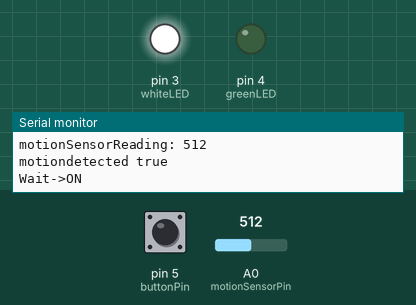
Simulated run of this sketch. Board: Arduino Uno, built with avr-gcc and run on an emulated ATmega328P. Parts: output pins drawn as LEDs (lit = HIGH), the last lines printed to the serial monitor. The test bench sets the inputs (shaded band); at power-on: pin 5 (buttonPin) LOW, A0 (motionSensorPin) = 512.

Above: at 1.2 s.
1.3 s: pin 5 (buttonPin) pulled HIGH for 0.15 s
At 11.5 s:
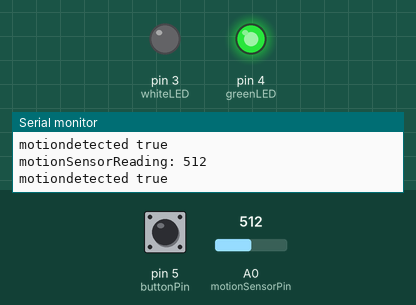
Timing chart, 0 to 12.1 s (numbered marks = the images above; inputs shaded):
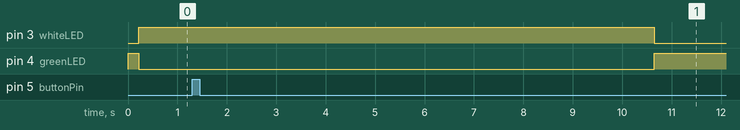

The sketch:

Lab4.ino
```cpp
#include "Timer.h"

// Define the pins used for the LEDs and button
const int greenLED = 4;
const int whiteLED = 3;
const int buttonPin = 5;
const int motionSensorPin = A0;

// Define the states for the bathroom light state machine
enum BL_States { BL_SMStart, BL_Off1, BL_On2, BL_On1, BL_Off2 } BL_State;

// Define the variables for the motion sensor and timing
unsigned long motionStartTime;
unsigned long buttonStartTime;
unsigned long motionTimeout = 20000; // 20 seconds
unsigned long buttonTimeout = 10000; // 10 seconds
bool motionDetected = false;
bool buttonPressed = false;
int period = 200;
void TickFct_BathroomLight() {
  switch (BL_State) {
    case BL_SMStart:
      BL_State = BL_Off2;
      break;
    case BL_Off2:
      Serial.print("OFF\n");
      if (motionDetected || buttonPressed) {
        if(buttonPressed){
           BL_State = BL_On1;
           buttonTimeout = 10000;
           motionTimeout = 20000;
        }else{
          BL_State = BL_On1;
        }
        Serial.print("OFF->ON motion or button\n");
      } else if(!buttonPressed){
        buttonTimeout -= period;
        if(buttonTimeout <=0) {
          buttonPressed = false;
          buttonTimeout = 10000;
        }
      }
      break;
    case BL_On1:
    Serial.print("Wait->ON\n");
      if (buttonPressed) {
        BL_State = BL_On1;
        Serial.print("wait ON->motiondetected\n");
      } else if(!buttonPressed) {
        buttonTimeout -= period;
        if (buttonTimeout <= 0) {
          BL_State = BL_Off1;
          motionTimeout = 20000;
        }
      } else {
        motionTimeout = 20000;
      }
      break;
    case BL_On2:
      if(buttonPressed) {
        BL_State = BL_Off1;
        Serial.print("ON2->buttonpressed\n");
      }
      break;
    case BL_Off1:
    if(!buttonPressed){
    buttonTimeout -= period;
      if (buttonTimeout <= 0){
         BL_State = BL_Off2;
         buttonTimeout = 100000;
        Serial.print("OFF1 -> OFF2\n");
      }
      break;
    }
  }

  switch (BL_State) {
    case BL_Off2:
      digitalWrite(greenLED, HIGH);
      digitalWrite(whiteLED, LOW);
      break;
    case BL_On1:
      digitalWrite(greenLED, LOW);
      digitalWrite(whiteLED, HIGH);
      break;
    case BL_On2:
      digitalWrite(greenLED, LOW);
      digitalWrite(whiteLED, HIGH);
      break;
    case BL_Off1:
      digitalWrite(greenLED, HIGH);
      digitalWrite(whiteLED, LOW);
      break;
  }
}

void setup() {
  pinMode(greenLED, OUTPUT);
  pinMode(whiteLED, OUTPUT);
  pinMode(buttonPin, INPUT);
  TimerSet(period);
  TimerOn();
  Serial.begin(9600);
}

void loop() {

  // Check for button press
  if (digitalRead(buttonPin) == HIGH) {
    Serial.print("buttonPin true\n");
    buttonPressed = true;
  }else{
    buttonPressed = false;
    buttonStartTime = millis();
  }

  // Check for motion
  int motionSensorReading = analogRead(motionSensorPin);
  Serial.print("motionSensorReading: ");
  Serial.print(analogRead(motionSensorPin));
  Serial.print("\n");
  if (motionSensorReading >= 300) {
    motionDetected = true;
    Serial.print("motiondetected true\n");

  } else {
    motionDetected = false;
    motionStartTime = millis();

  }
  TickFct_BathroomLight();
  while (!TimerFlag) {} // Wait for the timer period
  TimerFlag = 0;
}
```

Timer.h
```cpp
// Permission to copy is granted provided that this header remains intact.
// This software is provided with no warranties.

////////////////////////////////////////////////////////////////////////////////

#ifndef Timer
#define Timer

#include "Arduino.h"

volatile unsigned char TimerFlag = 0; // TimerISR() sets this to 1. C programmer should clear to 0.

// Internal variables for mapping AVR's ISR to our cleaner TimerISR model.
unsigned long _avr_timer_M = 1; // Start count from here, down to 0. Default 1ms
unsigned long _avr_timer_cntcurr = 0; // Current internal count of 1ms ticks

// Set TimerISR() to tick every M ms
void TimerSet(unsigned long M) {
	_avr_timer_M = M;
	_avr_timer_cntcurr = _avr_timer_M;
}

void TimerOn() {
	// AVR timer/counter controller register TCCR1
  TCCR1B 	= 0x0B;	// bit3 = 1: CTC mode (clear timer on compare)
					// bit2bit1bit0=011: prescaler /64
					// 00001011: 0x0B
					// SO, 16 MHz clock or 16,000,000 /64 = 250,000 ticks/s
					// Thus, TCNT1 register will count at 250,000 ticks/s
          // FOR MICROSECONDS:
          // bit3 = 1: CTC mode (clear timer on compare)
					// bit2bit1bit0=010: prescaler /64
					// 00001011: 0x0A
					// SO, 16 MHz clock or 16,000,000 /8 = 2,000,000 ticks/s
					// Thus, TCNT1 register will count at 2,000,000 ticks/s

	// AVR output compare register OCR1A.
	OCR1A 	= 250;	// Timer interrupt will be generated when TCNT1==OCR1A
					// We want a 1 ms tick. 0.001 s * 250,000 ticks/s = 250
					// So when TCNT1 register equals 250,
					// 1 ms has passed. Thus, we compare to 250.
					// AVR timer interrupt mask register
          // FOR MICROSECONDS:
          // Timer interrupt will be generated when TCNT1==OCR1A
					// We want a 1 us tick. 0.000001 s * 2,000,000 ticks/s = 2
					// So when TCNT1 register equals 2,
					// 1 us has passed. Thus, we compare to 2.
					// AVR timer interrupt mask register

	TIMSK1 	= 0x02; // bit1: OCIE1A -- enables compare match interrupt

	//Initialize avr counter
	TCNT1 = 0;

	// TimerISR will be called every _avr_timer_cntcurr milliseconds
	_avr_timer_cntcurr = _avr_timer_M;

	//Enable global interrupts
	SREG |= 0x80;	// 0x80: 1000000
}

void TimerOff() {
	TCCR1B 	= 0x00; // bit3bit2bit1bit0=0000: timer off
}

void TimerISR() {
	TimerFlag = 1;
}

// In our approach, the C programmer does not touch this ISR, but rather TimerISR()
ISR(TIMER1_COMPA_vect)
{
	// CPU automatically calls when TCNT0 == OCR0 (every 1 ms per TimerOn settings)
	_avr_timer_cntcurr--; 			// Count down to 0 rather than up to TOP
	if (_avr_timer_cntcurr == 0) { 	// results in a more efficient compare
		TimerISR(); 				// Call the ISR that the user uses
		_avr_timer_cntcurr = _avr_timer_M;
	}
}

#endif //Timer
```
